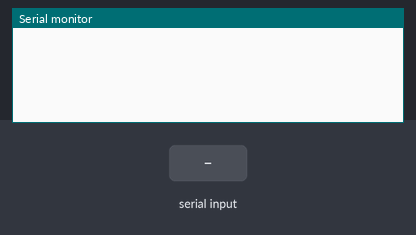
A sketch run on a simulated Arduino Uno, built with avr-gcc and run on an emulated ATmega328P. Parts: the last lines printed to the serial monitor. The inputs (shaded band) are chosen by the test bench.

Above: at 1.2 s.
1.3 s: "90,45\n" received over the second serial link
At 3.3 s:
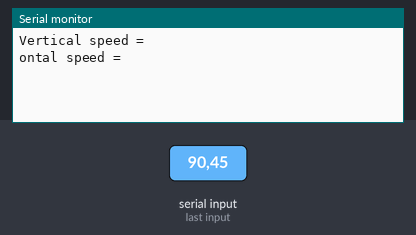
3.8 s: "5\n" received over the second serial link
At 5.2 s:
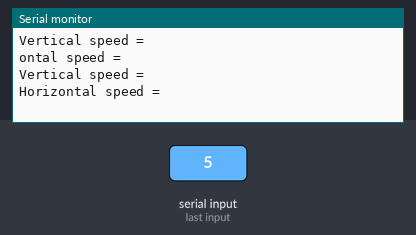

The sketch:

thrusters.ino
```cpp
#include <SoftwareSerial.h>

SoftwareSerial softwareSerial(5, 6);

void setup() {
  // put your setup code here, to run once:
  Serial.begin(9600);
  Serial.setTimeout(10);
  softwareSerial.begin(38400);
}

void loop() {
  // put your main code here, to run repeatedly:
if (softwareSerial.available()) {
    String x = softwareSerial.readString();
    verticalThrusters(x.substring(1,4).toInt());
    horizontalThrusters(x.substring(4).toInt());
  }
}

void verticalThrusters(int speed) {
  Serial.println("Vertical speed = " + speed);
}
void horizontalThrusters(int speed) {
  Serial.println("Horizontal speed = " + speed);

}
```

Measured:
- after the input at 1.3 s, the serial monitor: prints a new line after 1.0 s (image 1)
- after the input at 3.8 s, the serial monitor: prints a new line after 1.0 s (image 2)
